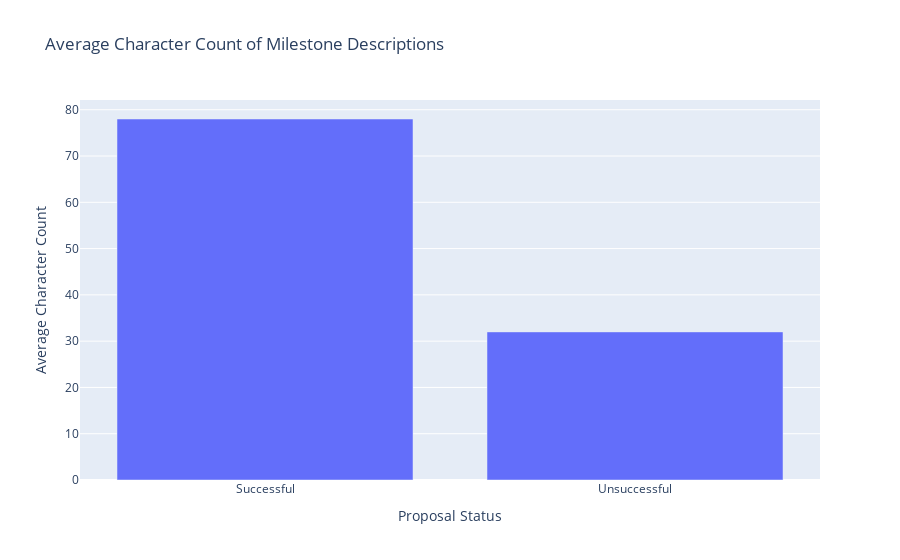

Write notebook code for a chart like this one.
### Markdown cell above
#### How important is defining the milestones clearly?

### Code cell
import pandas as pd
import plotly.graph_objs as go

# Load the datasets
topics_df = pd.read_csv('stip_topics_data.csv')
detail_df = pd.read_csv('stip_detail_data_cleaned.csv')

# Convert "Topic ID" to string/object type in both datasets
topics_df['Topic ID'] = topics_df['Topic ID'].astype(str)
detail_df['Topic ID'] = detail_df['Topic ID'].astype(str)

# Merge datasets based on Topic ID
merged_df = pd.merge(topics_df, detail_df, on='Topic ID')

# Extract milestone descriptions from the "Description" column
merged_df['Milestone Descriptions'] = merged_df['Description'].str.extract(r'Milestone Descriptions: (.*)')

# Calculate the average length of milestone descriptions for successful and unsuccessful proposals
avg_char_length_successful = merged_df[merged_df['Status'] == 'Passed']['Milestone Descriptions'].dropna().str.replace(' ', '').apply(len).mean()
avg_char_length_unsuccessful = merged_df[merged_df['Status'] != 'Passed']['Milestone Descriptions'].dropna().str.replace(' ', '').apply(len).mean()

# Create a grouped bar chart for average character count of milestone descriptions
categories = ['Successful', 'Unsuccessful']
char_counts = [round(avg_char_length_successful), round(avg_char_length_unsuccessful)]

fig = go.Figure(data=[go.Bar(name='Average Character Count', x=categories, y=char_counts)])

# Update layout
fig.update_layout(barmode='group', title='Average Character Count of Milestone Descriptions',
                  xaxis=dict(title='Proposal Status'), yaxis=dict(title='Average Character Count'))

# Show the grouped bar chart
fig.show()
fig.write_html("Importance of Clearly Defined Milestones in Grant Proposals.html")

### Figure 1 — Plotly figure (JSON) as saved in the notebook; plotly's stock layout.template omitted (floating-point values rounded to 4 significant figures)
{"data": [{"name": "Average Character Count", "type": "bar", "x": ["Successful", "Unsuccessful"], "y": [78, 32]}], "layout": {"barmode": "group", "title": {"text": "Average Character Count of Milestone Descriptions"}, "xaxis": {"title": {"text": "Proposal Status"}}, "yaxis": {"title": {"text": "Average Character Count"}}}}
